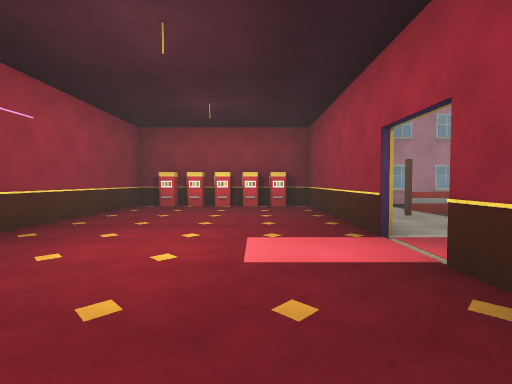
View 1 (above)

18 first-person views from a walk through a Unity game level. The camera is 1.3 m above the floor, tilts 2° down and sees 85° across. The floor is counted in squares, 2 m on a side. Each view is taken from the middle of a square. On the plan, view 1 faces up. The plan holds only what a view shows up to about 9 squares ahead; the rest is blank. The place goes on beyond the plan. Door leaves are left out, so doorways stand open. Surface patterns are stand-ins for the level's own textures.

View 2
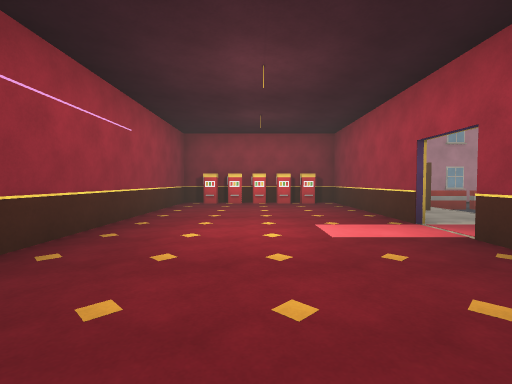

View 3
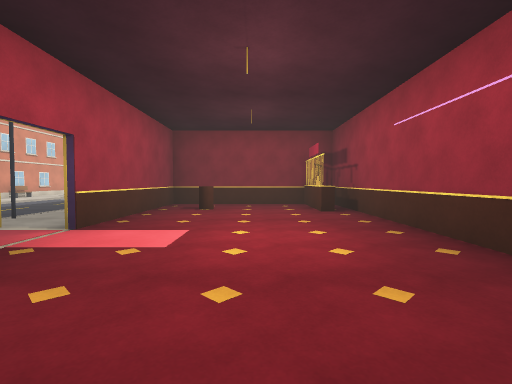

View 4
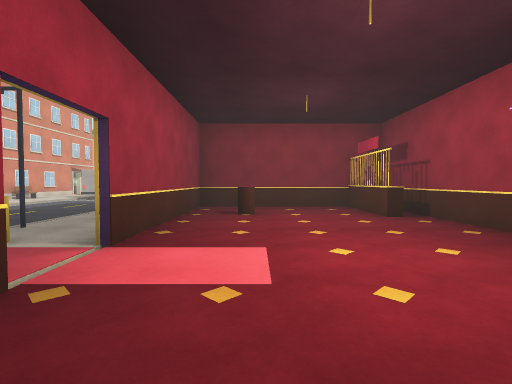

View 5
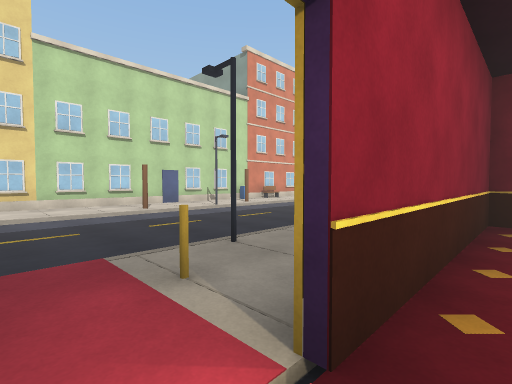

View 6
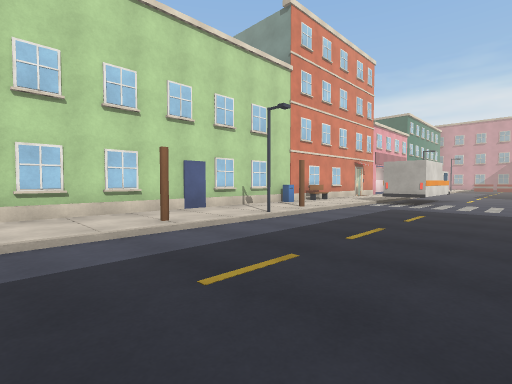

View 7
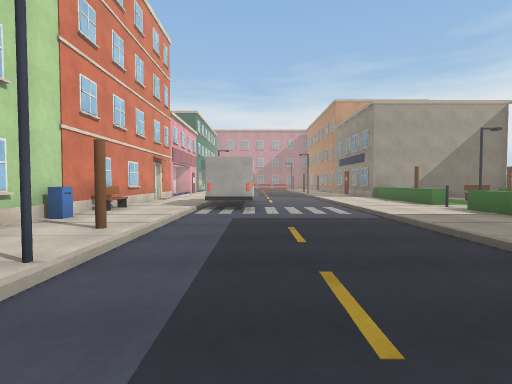

View 8
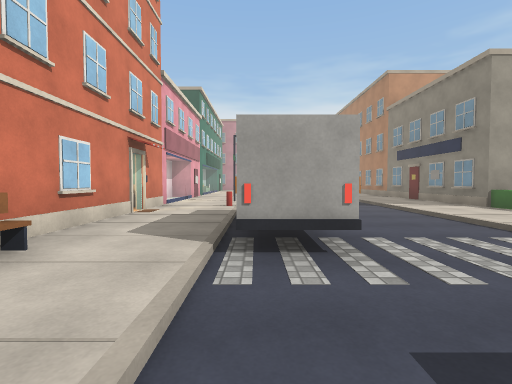

View 9
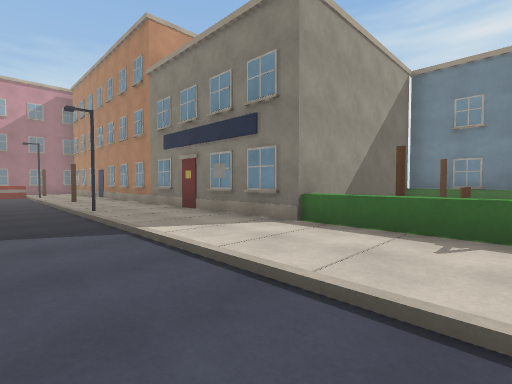

View 10
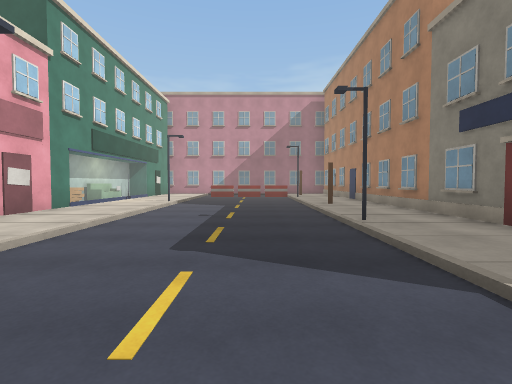

View 11
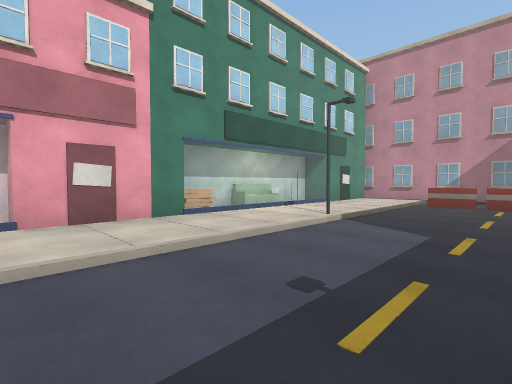

View 12
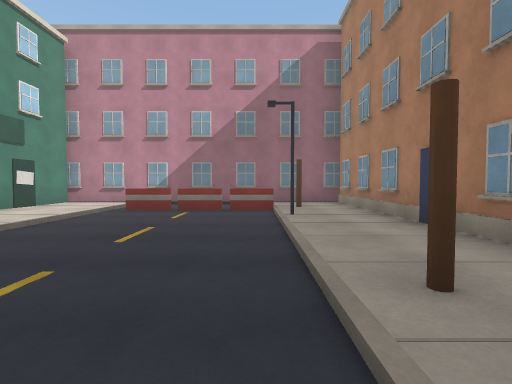

View 13
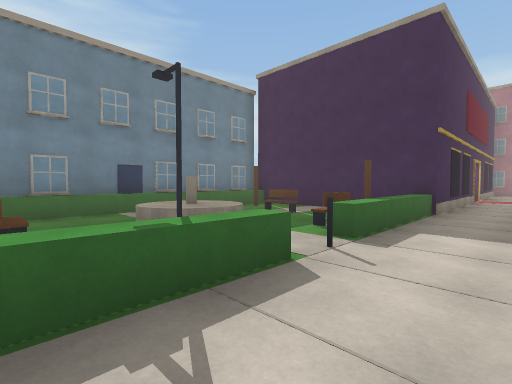

View 14
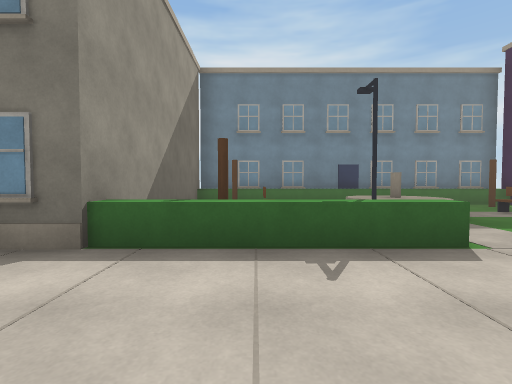

View 15
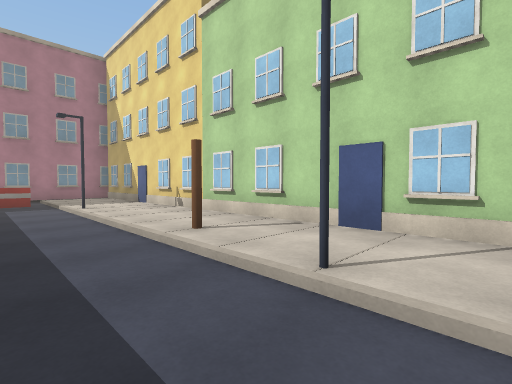

View 16
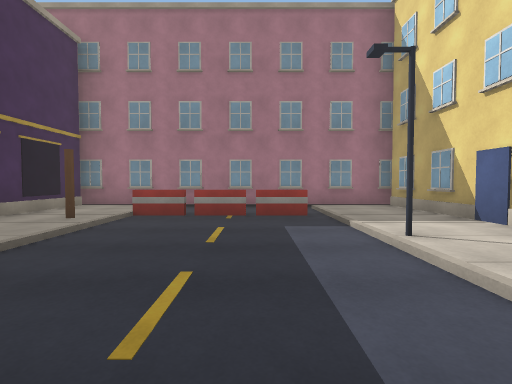

View 17
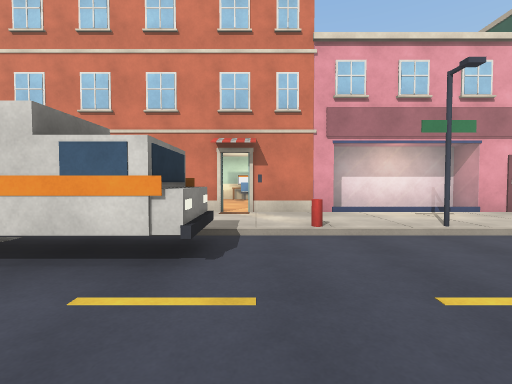

View 18
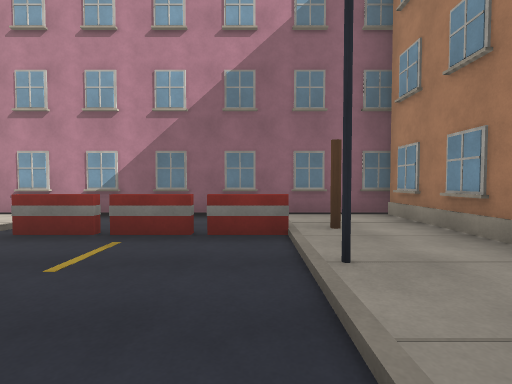

### Floor plan
Key: @ floor where view 1 was taken; # wall or solid block; x gap in a wall; . main floor; - floor 0.25 m lower than the main floor; / step, stairs or slope; = window, fence, low wall or low ledge; ^ raised ledge; O other object.
Columns run from 4 left of view 1 to 10 right of it. Each row starts with its distance up from view 1.
  9       #########
  8 #######/----//#
  7 #.....#.==-=..#
  6 #.....#O----..#
  5 #.....#.----..#
  4 #.....#.----O.#
  3 #.......----..#
  2 #.....#O----..#
  1 #.....#O----..#
  0 #...@.#.----O.#
 -1 #.=.O.#.----..#
 -2 #######.----O.#
 -3 #OO##O..----O.#
 -4 #OOO.^..----.O#
 -5 #^...O..----..#
 -6 #^.O.x..----.O
 -7 #^.OOx..--OO..#
 -8 #^...^..--OO..=
 -9 #O O O..--OO..#
-10 #O   ^..----..
-11 ######..----O.#
-12      #..----O.=
-13      #..----O.=
-14      #.O----..=
-15      #..----..#
-16      #..----..#
-17      #.O----..O
-18      #..----O.=
-19      #..----O.=
-20      #..----..O
-21      #.O----..=
-22      #.O=x-=..#
-23      #..----..#
-24      #//----//#
-25      ##########

Where each view was taken, in squares from view 1:
view 1: 0 up, 0 right, facing up
view 2: 1 down, 1 left, facing up
view 3: 6 up, 1 left, facing down
view 4: 5 up, 0 right, facing down
view 5: 3 up, 1 right, facing down-right
view 6: 2 up, 4 right, facing down-right
view 7: 0 up, 6 right, facing down
view 8: 4 down, 7 right, facing down
view 9: 8 down, 5 right, facing down-left
view 10: 10 down, 5 right, facing down
view 11: 14 down, 5 right, facing down-right
view 12: 16 down, 4 right, facing down
view 13: 9 down, 3 right, facing up-left
view 14: 9 down, 4 right, facing left
view 15: 3 down, 6 right, facing up-right
view 16: 1 up, 6 right, facing up
view 17: 10 down, 4 right, facing right
view 18: 19 down, 4 right, facing down
